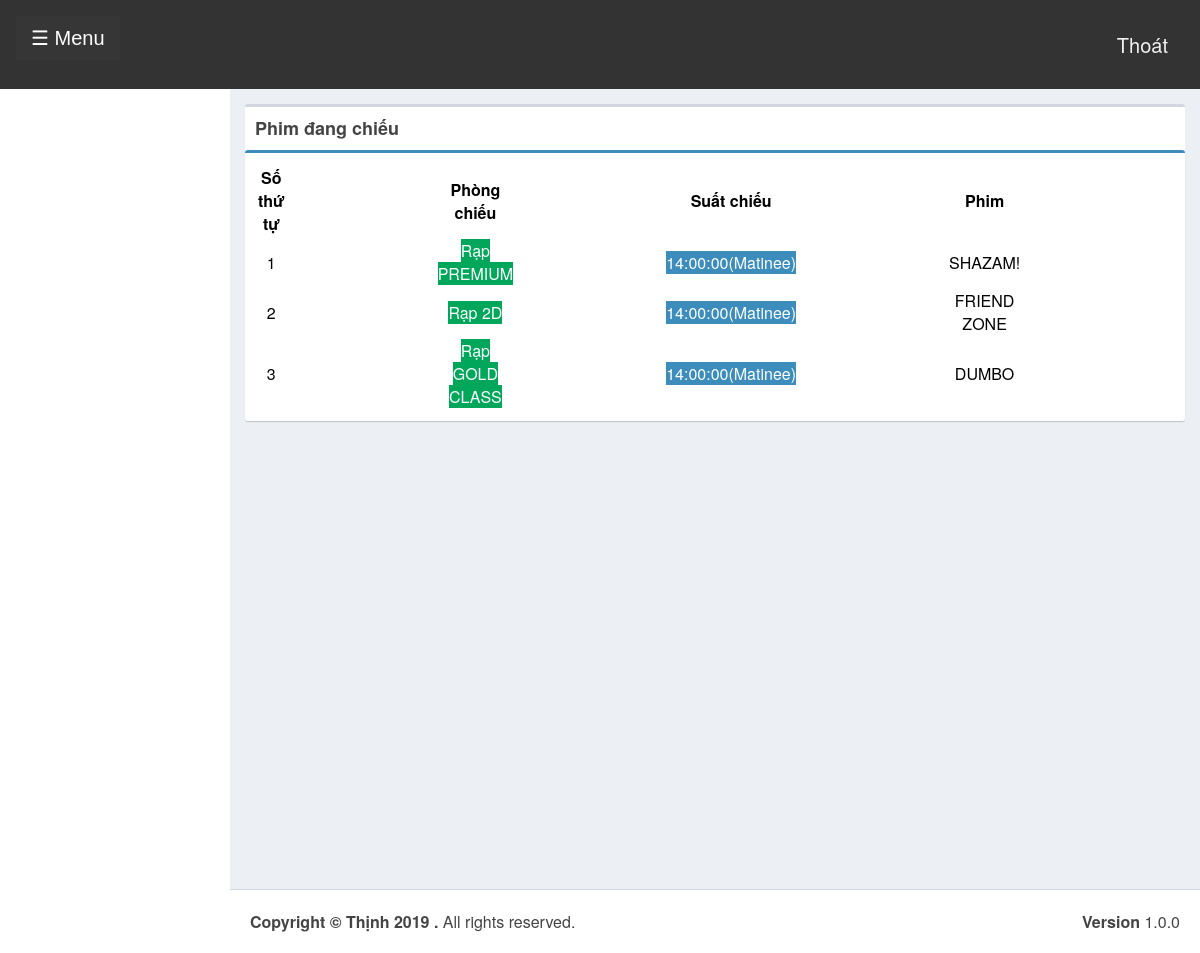
Screenshot of /cinema/pages/index.php (signed in) with the database file from the repository.
### tables this page shows
CREATE TABLE `shows` (
  `s_id` int(11) NOT NULL AUTO_INCREMENT,
  `st_id` int(11) NOT NULL COMMENT 'show time id',
  `cinema_id` int(11) NOT NULL,
  `movie_id` int(11) NOT NULL,
  `start_date` date NOT NULL,
  `status` int(11) NOT NULL COMMENT '1 means show available',
  `r_status` int(11) NOT NULL,
  PRIMARY KEY (`s_id`)
);

CREATE TABLE `screens`(
	`screen_id` int(11) NOT NULL AUTO_INCREMENT,
    `cinema_id` int(11) NOT NULL,
    `screen_name` varchar(20) NOT NULL,
    `seats` int(11) NOT NULL COMMENT 'number of seats',
    `charge` int(11) NOT NULL COMMENT 'fee',
    PRIMARY KEY(`screen_id`)
);

CREATE TABLE `show_time` (
  `st_id` int(11) NOT NULL AUTO_INCREMENT,
  `screen_id` int(11) NOT NULL,
  `name` varchar(40) NOT NULL COMMENT 'noon,second,etc',
  `start_time` time NOT NULL,
  PRIMARY KEY (`st_id`)
);

CREATE TABLE `movie` (
  `movie_id` int(11) NOT NULL AUTO_INCREMENT,
  `cinema_id` int(11) NOT NULL COMMENT 'cinema id',
  `movie_name` varchar(1000) NOT NULL,
  `cast` varchar(500) NOT NULL,
  `description` varchar(1000) NOT NULL,
  `release_date` date NOT NULL,
  `image` varchar(200) NOT NULL,
  `video_url` varchar(200) NOT NULL,
  `status` int(1) NOT NULL COMMENT '0 means active ',
  PRIMARY KEY (`movie_id`)
);

### cinema/pages/index.php (the view, shortened to what this page needs)
<?php
  include('header.php');
?>
<link rel="stylesheet" type="text/css" href="../css/style_index.css">
<div class="content-wrapper">
  <section class="content">
    <div class="box">
      <div class="box-header">
        <h3 class="box-title" style="text-align: center;">Phim đang chiếu</h3>
      </div>
      <div class="box box-primary">
        <div class="box-body">
          <table>
            <tr>
              <th>Số thứ tự</th>
              <th>Phòng chiếu</th>
              <th>Suất chiếu</th>
              <th>Phim</th>
            </tr>
            <?php
              $qry1=mysqli_query($con,"SELECT * FROM shows WHERE r_status=1 AND cinema_id='".$_SESSION['cinema']."'");
              $no=1;
              while($mn=mysqli_fetch_array($qry1))
              {
               $qry2=mysqli_query($con,"SELECT * FROM movie WHERE movie_id='".$mn['movie_id']."'");
               $mov=mysqli_fetch_array($qry2);
               $qry3=mysqli_query($con,"SELECT * FROM show_time WHERE st_id='".$mn['st_id']."'");
               $scr=mysqli_fetch_array($qry3);
               $qry4=mysqli_query($con,"SELECT * FROM screens WHERE screen_id='".$scr['screen_id']."'");
               $scn=mysqli_fetch_array($qry4);
            ?>
            <tr>
              <td><?php echo $no;?></td>
              <td><span class="badge bg-green"><?php echo $scn['screen_name'];?></span></td>
              <td><span class="badge bg-light-blue"><?php echo $scr['start_time'];?>(<?php echo $scr['name'];?>)</span></td>
              <td><?php echo $mov['movie_name'];?></td>
            </tr>
            <?php
              $no=$no+1;
              }
            ?>
          </table>
        </div>
      </div>
    </div>
  </section>
</div>
<?php
include('footer.php');
?>

### cinema/pages/header.php (shortened to what this page needs)
<!DOCTYPE html>
<html>
<head>
  <link rel="stylesheet" href="../css/style.css">
  <link rel="stylesheet" href="https://cdnjs.cloudflare.com/ajax/libs/font-awesome/4.7.0/css/font-awesome.min.css">
</head>
<body>
	<div id="main" class="topnav">
	  <button class="openbtn" onclick="openNav()">☰ Menu</button>
	  <div class="topnav-right">
	    <a href="logout.php">Thoát</a>
	  </div>
	</div>
</body>
</html>

### cinema/pages/footer.php
<footer class="main-footer" style="padding: 20px">
    <div class="pull-right hidden-xs">
      <b>Version</b> 1.0.0
    </div>
    <strong>Copyright &copy; Thịnh 2019 .</strong> All rights
    reserved.
  </footer>

### cinema/css/style.css (style rules this page uses)
body { font-family: "Helvetica Neue", Verdana, Arial, sans-serif; }
.openbtn { font-size: 20px; cursor: pointer; background-color: #363636; color: white; padding: 10px 15px; border: none; }
#main { transition: margin-left .5s; padding: 16px; }
body { margin: 0; font-family: "Helvetica Neue", Verdana, Arial, sans-serif; }
.topnav { overflow: hidden; background-color: #333; }
.topnav a { float: left; color: #f2f2f2; text-align: center; padding: 14px 16px; text-decoration: none; font-size: 20px; }
.topnav-right { float: right; }

### cinema/pages/index.php (style rules this page uses)
table,tr,th,td { text-align: center; padding-right: 50px; }
th,td { padding-right: 150px; }

### rows the page displays
shows: screens.screen_name "Rạp PREMIUM", st.start_time "14:00:00", st.name "Matinee", movie.movie_name "SHAZAM!"
shows: screens.screen_name "Rạp 2D", st.start_time "14:00:00", st.name "Matinee", movie.movie_name "FRIEND ZONE"
shows: screens.screen_name "Rạp GOLD CLASS", st.start_time "14:00:00", st.name "Matinee", movie.movie_name "DUMBO"
